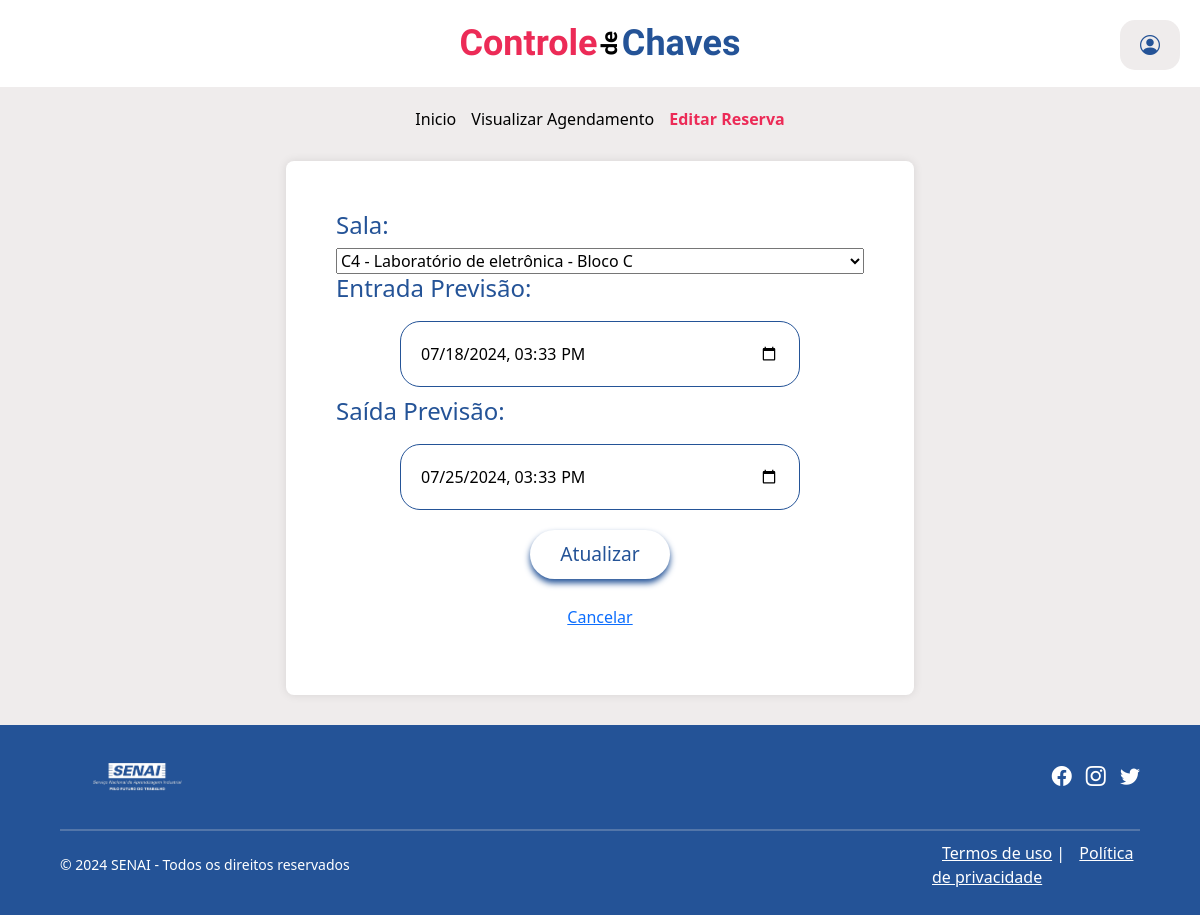
Page /usuario/crud_reserva/editar_reservas.php?id_reserva=29 (signed in) on the committed database.
### tables this page shows
CREATE TABLE `tb_reservas` (
  `id_reserva` int(11) NOT NULL,
  `id_sala` int(11) NOT NULL,
  `id_usuario` int(11) NOT NULL,
  `entrada_previsao` datetime NOT NULL,
  `saida_previsao` datetime NOT NULL,
  `dh_reserva` datetime NOT NULL DEFAULT CURRENT_TIMESTAMP,
  `eh_aprovada` tinyint(4) NOT NULL DEFAULT '0',
  `devolver_chave` tinyint(4) NOT NULL DEFAULT '0'
);

### usuario/crud_reserva/editar_reservas.php (the view, shortened to what this page needs)
<?php
include($_SERVER['DOCUMENT_ROOT'] . '/controle_chave/banco/conexao.php');
$id_usuario_sessao = $_SESSION['id_usuario'];
if (isset($_GET["id_reserva"])) {
    $id_reserva = intval($_GET["id_reserva"]);
    $sql = "SELECT * FROM tb_reservas WHERE id_reserva = $id_reserva AND id_usuario = $id_usuario_sessao";
    $resultado = mysqli_query($conn, $sql);
    if (mysqli_num_rows($resultado) == 1) {
        $reserva = mysqli_fetch_array($resultado);
        $id_sala = $reserva['id_sala'];
        $entrada_previsao = $reserva['entrada_previsao'];
        $saida_previsao = $reserva['saida_previsao'];
    } else {
        echo "Reserva não encontrada ou você não tem permissão para editá-la.";
        exit();
    }
} else {
    echo "ID da reserva não encontrado na URL.";
    exit();
}
$sql_salas = "SELECT id_sala, sala, bloco FROM tb_salas";
$resultado_salas = mysqli_query($conn, $sql_salas);
?>
<!DOCTYPE html>
<html lang="pt-BR">
<head>
    <link rel="stylesheet" href="https://cdnjs.cloudflare.com/ajax/libs/bootstrap-icons/1.10.5/font/bootstrap-icons.min.css">
    <link href="https://cdn.jsdelivr.net/npm/bootstrap@5.3.3/dist/css/bootstrap.min.css" rel="stylesheet">
</head>
<body>
<div class="header-container">
       <div class="title-container">
           <h1 class="titulo1"> Controle</h1>
           <h3 class="subtitulo"><span class="rotated-letter"> <b>de</b></span></h3>
           <h1 class="titulo2">Chaves</h1>
       </div>
       <button class="popup-btn" onclick="document.getElementById('popup').style.display='block'"><i class="bi bi-person-circle"></i></button>
   </div>
    <div class="nav-links">
    <a href="../index_usuario.php" >Inicio</a>
    <a href="visualizar_reservas.php">Visualizar Agendamento</a>
    <a href="editar_reservas.php">Editar Reserva</a>
</div>
<div class="form-container">
    <form action="" method="post">
        <h4>Sala:   </h4>
            <select name="id_sala">
                <?php
                while ($sala = mysqli_fetch_assoc($resultado_salas)) {
                    $selected = ($sala['id_sala'] == $id_sala) ? 'selected' : '';
                    echo "<option value='{$sala['id_sala']}' $selected>{$sala['sala']} - {$sala['bloco']}</option>";
                }
                ?>
            </select>
        <h4>Entrada Previsão:  </h4>
            <input type="datetime-local" name="entrada_previsao" value="<?php echo htmlspecialchars($entrada_previsao); ?>">
        <h4>Saída Previsão:   </h4>
            <input type="datetime-local" name="saida_previsao" value="<?php echo htmlspecialchars($saida_previsao); ?>">
        <p><input type="submit" value="Atualizar" class="button"></p>
        <p><a href="visualizar_reservas.php">Cancelar</a></p>
    </form>
    </div>
    <footer>
        <div class="container2">
            <div class="row">
                <div class="col-md-6">
                    <img src="../logo-senai.png" alt=" ">
                </div>
                <div class="col-md-6 text-right">
                    <ul class="social-media">
                        <li><a href="#"><i class="bi bi-facebook"></i></a></li>
                        <li><a href="#"><i class="bi bi-instagram"></i></a></li>
                        <li><a href="#"><i class="bi bi-twitter"></i></a></li>
                    </ul>
                </div>
            </div>
            <hr>
            <div class="row">
                <div class="col-md-6">
                    <div class="copyright">
                        <p>&copy; 2024 SENAI - Todos os direitos reservados</p>
                    </div>
                </div>
                <div class="col-md-6 text-right">
                    <p class="footer-links">
                        <a href="#">Termos de uso</a> | <a href="#">Política de privacidade</a>
                    </p>
                </div>
            </div>
        </div>
    </footer>
</body>
</html>

### usuario/crud_reserva/editar_reservas.php (style rules this page uses)
body { margin: 0; font-family: system-ui, -apple-system, BlinkMacSystemFont, 'Segoe UI', Roboto, Oxygen, Ubuntu, Cantarell, 'Open Sans', 'Helvetica Neue', sans-serif; background-color: #EFECEC; margin: 0; display: flex; flex-direction: column; min-height: 100vh; justify-content: center; align-items: center; }
.header-container { display: flex; justify-content: center; align-items: center; width: 100%; background-color: #FFFFFF; }
.title-container { display: flex; justify-content: center; align-items: center; background-color: #FFFFFF; padding: 20px; width: 100%; text-align: center; font-family: "Chau Philomene One", sans-serif; font-weight: 400; font-style: normal; }
.titulo1 { color: #EC2B57; margin: 0 10px; font-size: 2em; }
.subtitulo { color: #000000; margin: 0 10px; font-size: 1.5em; }
.titulo2 { color: #245397; margin: 0 10px; font-size: 2em; }
.rotated-letter { display: inline-block; transform: rotate(-90deg); transform-origin: center; }
.titulo1, .subtitulo, .titulo2 { margin: 0; padding: 0; }
.titulo1 { font-size: 36px; font-weight: bold; }
.subtitulo { font-size: 22px; font-weight: normal; padding-top: 10px; }
.titulo2 { font-size: 36px; font-weight: bold; }
.subtitulo { margin-bottom: 0.5em; }
.popup-btn { position: fixed; top: 20px; right: 20px; padding: 10px 20px; background-color:#EFECEC; color: #245397; border: none; border-radius: 15px; cursor: pointer; font-size: 20px; }
footer { background-color: #245397; color: white; padding: 10px 0; width: 100%; margin-top: 30px; }
.container2 { width: 90%; margin: 0 auto; }
.row { display: flex; justify-content: space-between; align-items: center; }
.col-md-6 { flex-basis: 50%; }
img { width: 150px; height: auto; }
.social-media { list-style: none; margin: 0; padding: 0; text-align: right; }
.social-media li { display: inline-block; margin-left: 10px; }
.social-media a { color: #ffffff; font-size: 20px; }
.copyright { font-size: 14px; }
hr { margin: 10px 0; border: 1px solid #e0e0e0; }
.footer-links { display: inline-block; margin-left: 320px; }
.footer-links a { color: white; margin-left: 10px; }
.nav-links { display: flex; justify-content: center; margin: 20px 0; gap: 15px; }
.nav-links a { text-decoration: none; color: black; transition: color 0.3s ease; }
.nav-links a.active { color: #EC2B57; font-weight: bold; }
h4 { text-align: left; color: #245397; }
.form-container { display: flex; justify-content: center; align-items: center; flex-grow: 1; padding-top: 10px; }
form { background: #fff; padding: 50px; border-radius: 8px; box-shadow: 0 0 10px rgba(0, 0, 0, 0.1); text-align: center; }
input[type="datetime-local"],option { width: 100%; max-width: 400px; padding: 20px; margin: 10px 0; border: 1px solid #245397; border-radius: 20px; }
.button { display: inline-block; padding: 10px 30px; margin: 10px; text-decoration: none; color: #245397; background-color: white; border: none; border-radius: 25px; box-shadow: 0 4px 6px #245397; cursor: pointer; transition: background-color 0.3s ease, box-shadow 0.3s ease; font-size: 1.2em; }

### rows in the picture
tb_reservas: entrada_previsao "07/18/2024 15:33", saida_previsao "07/25/2024 15:33"

### other values in the picture
form field id_sala "C4 - Laboratório de eletrônica - Bloco C"
